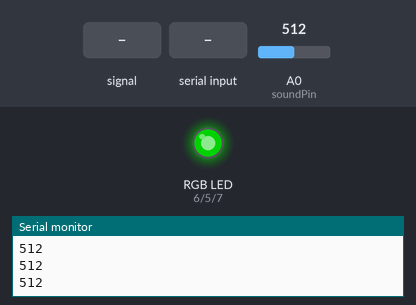
Bench run of a sketch on a simulated Arduino Uno, built with avr-gcc and run on an emulated ATmega328P. Shown: an RGB LED mixed from three pins (HIGH = lit), the last lines printed to the serial monitor. Dashed ring = blinking. Inputs (shaded band) come from the test bench; at power-on: A0 (soundPin) = 512. Dim RGB values are drawn brighter than linear.

Above: at 1.2 s.
1.3 s: A0 (soundPin) fed a 200 Hz sine of ±460 counts around its level
4.3 s: A0 (soundPin) set to 716
At 4.9 s:
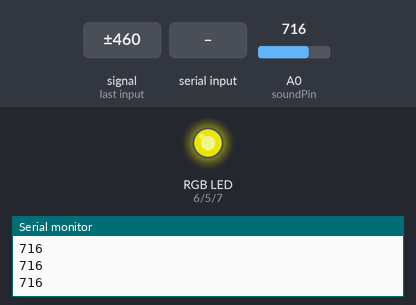
5.8 s: "n" received over Serial
At 5.95 s:
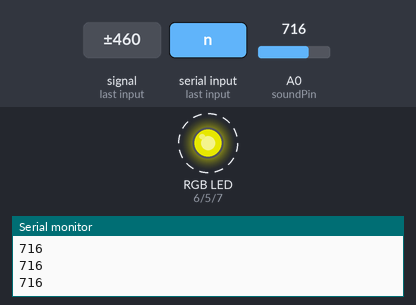
8.8 s: "w" received over Serial
At 9.62 s:
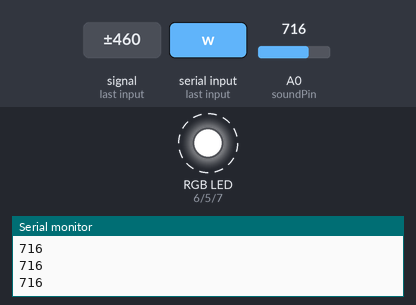
11.8 s: "r" received over Serial
At 12.06 s:
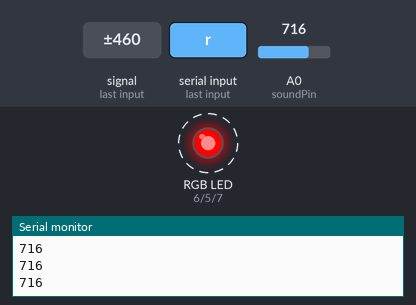
14.8 s: "g" received over Serial
Timing chart, 0 to 18.8 s (numbered marks = the images above; inputs shaded):
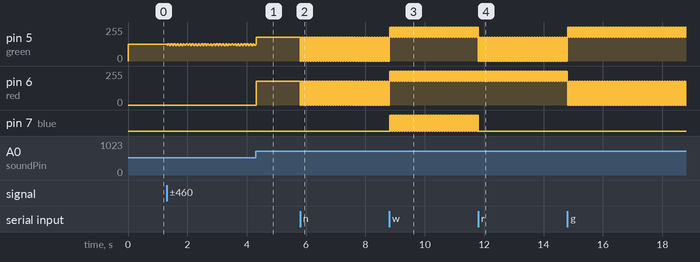

Measured:
- after the input at 4.3 s, pin 6 (red): 0/255 → 178/255 at once
- after the input at 5.8 s, pin 5 (green), pin 6 (red): alternates 178/255 for 0.01 s and 0/255 for 0.01 s, starting at once
- after the input at 8.8 s, pin 7 (blue): alternates HIGH for 0.01 s and LOW for 0.01 s, starting at once
- after the input at 11.8 s, pin 7 (blue): stops changing and stays LOW

The sketch:

controller.ino
```cpp
int color = 0;

  //define the RGB pind
int red = 6;
int green = 5;
int blue = 7;
char received;

  // Sound Detector pin
int soundPin = A0;

void setup()  {
  Serial.begin(9600);     // serial com for bluetooth module
  pinMode(red, OUTPUT);   //Red color pwm pin defined as output
  pinMode(green, OUTPUT); //Green color pwm pin defined as output
  pinMode(blue, OUTPUT);  //Blue color pwm pin defined as output

  // start value of PWM = 0, this means RGB LEDs off
  analogWrite(red,0);
  analogWrite(green,0);
  analogWrite(blue,0);
 }

void loop()  {

  long sum = 0;
  for (int i = 0; i < 100; i++){
    sum += analogRead(soundPin);
  }

  sum = sum / 100;
  Serial.println(sum);
  sum = map(sum, 50, 1000, 0, 255);

  if (sum <= 50) {
    analogWrite(red, 0);
    analogWrite(green, 0);
    analogWrite(blue, sum);
  } else if (sum < 100 && sum > 50) {
    analogWrite(red, 0);
    analogWrite(green, sum);
    analogWrite(blue, sum);
  } else if (sum < 150 && sum > 100) {
     analogWrite(red, 0);
     analogWrite(green, sum);
     analogWrite(blue, 0);
  } else if (sum < 200 && sum > 150) {
    analogWrite(red, sum);
    analogWrite(green, sum);
    analogWrite(blue, 0);
  } else if (sum < 250 && sum > 150) {
    analogWrite(red, sum);
    analogWrite(green, 0);
    analogWrite(blue, 0);
  }
  delay(10);

  if(Serial.available() > 0){
    // read the bluetoot data and store it
    color = Serial.read();
    char Rec = char(color);
    if (Rec != '0')
    {
    Serial.println(Rec); //This is to visualise the received character on the serial monitor
    }
  }

  //LEDs off
  if (color == 'n')
  {
    analogWrite(red,0);
    analogWrite(green,0);
    analogWrite(blue,0);
  }
  //White
  if (color == 'w')
  {
    analogWrite(red,255);
    analogWrite(green,255);
    analogWrite(blue,255);
  }
  //Red
  if (color == 'r')
  {
    analogWrite(red,255);
    analogWrite(green,0);
    analogWrite(blue,0);
  }
  //Green
  if (color == 'g')
  {
    analogWrite(red,0);
    analogWrite(green,255);
    analogWrite(blue,0);
  }
  //Blue
  if (color == 'b')
  {
    analogWrite(red,0);
    analogWrite(green,0);
    analogWrite(blue,255);
  }
  //Orange
  if (color == 'o')
  {
    analogWrite(red,255);
    analogWrite(green,153);
    analogWrite(blue,0);
  }
  //Violet
  if (color == 'v')
  {
    analogWrite(red,102);
    analogWrite(green,0);
    analogWrite(blue,153);
  }
  //Cyan
  if (color == 'c')
  {
    analogWrite(red,0);
    analogWrite(green,255);
    analogWrite(blue,255);
  }
  //Yellow
  if (color == 'y')
  {
    analogWrite(red,255);
    analogWrite(green,204);
    analogWrite(blue,0);
  }
}
```
